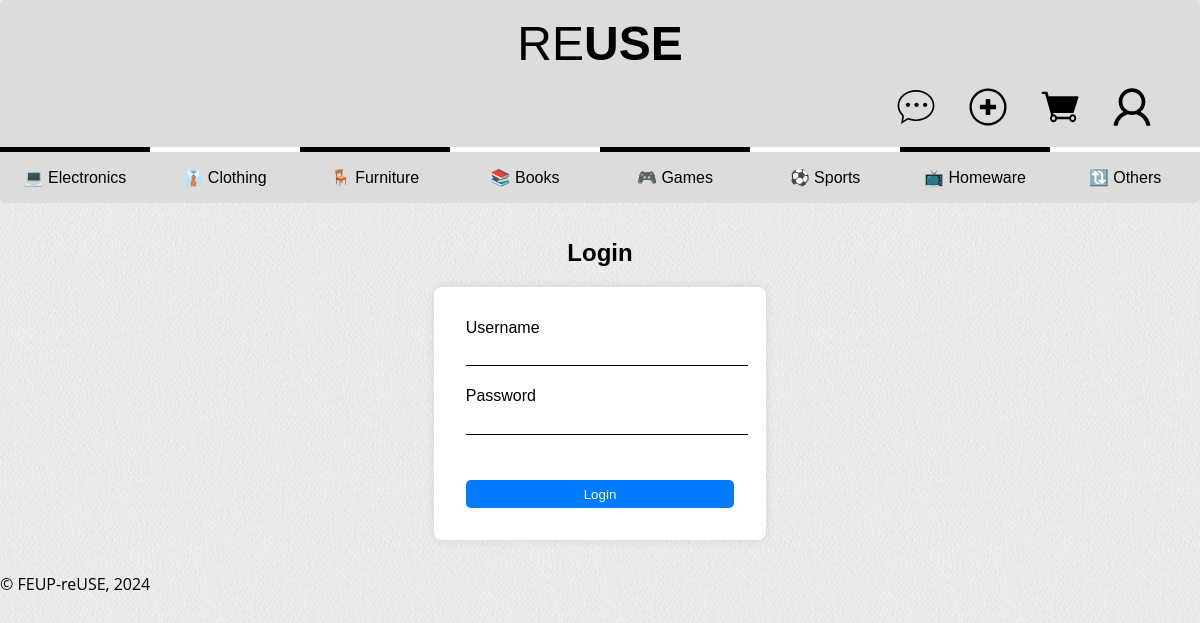
Screenshot of /pages/login.php (signed in) with the database file from the repository.
### tables this page shows
CREATE TABLE Categories (
    idCategory INTEGER PRIMARY KEY,
    categoryName TEXT UNIQUE NOT NULL
);

### utils/session.php (called while the page is built, shortened)
<?php
  class Session {
    public function isLoggedIn() : bool {
      return isset($_SESSION['id']);
    }
  }
?>

### database/category.class.php (called while the page is built, shortened)
<?php
class Category {
    public function __construct(int $idCategory, string $categoryName) {
        $this->categoryName = $categoryName;
    }
    static function getCategories(PDO $db): array {
        try {
            $stmt = $db->prepare('SELECT * FROM Categories');
            $stmt->execute();
            $categories = array();
            while ($category = $stmt->fetch()) {
                $categories[] = new Category(
                    $category['idCategory'],
                    $category['categoryName']
                );
            }
            return $categories;
        } catch (PDOException $e) {
            echo "Error fetching categories: " . $e->getMessage();
            return array();
        }
    }
}
?>

### templates/common.tpl.php (the view, shortened to what this page needs)
<?php function drawHeader($session) { ?>
  <!DOCTYPE html>
  <html lang="en">
    <head>
      <link rel="stylesheet" href="../css/style.css">
      <link rel="stylesheet" href="../css/layout.css">
      <link rel="stylesheet" href="../css/responsive.css">
    </head>
    <body>
      <header>
        <h1>
            <a href="../pages/index.php">RE<strong>USE</strong></a>
        </h1>
        <?php
          if ($session->isLoggedIn()) {
        ?>
            <div id="user-icons">
              <a href="../pages/messages.php"><img src="../docs/images/icon_chat.svg" alt="Messages"></a>
              <a href="../pages/add_publication.php"><img src="../docs/images/icon_add.svg" alt="Add Publication"></a>
              <a href="#"><img src="../docs/images/icon_cart.svg" alt="Cart"></a>
              <a href="../pages/user-profile.php?idUser=<?=$_SESSION['id']?>"><img src="../docs/images/icon_profile.svg" alt="Profile"></a>
            </div>
        <?php
          }
        ?>
      </header>
<?php } ?>
<?php function drawCategories($categories) { ?>
    <nav id="menu">
        <ul>
            <?php foreach ($categories as $category) { ?>
                <li><a href="../pages/index.php"><?= $category->categoryName ?></a></li>
            <?php } ?>
        </ul>
    </nav>
<?php } ?>

### css/style.css (style rules this page uses)
:root { --lightgrey: #dcdcdc; --lightergrey: #eaeaea; --grey: #606060; --blue: #007bff; --darkblue: #0056b3; --black: #000000; --white: #ffffff; --red: #d11b2e; --green: #26bf4a; }
a { text-decoration: none; color: var(--black); transition: 0.3s ease; }
body > header { background-color: var(--lightgrey); border-radius: 5px 5px 0 0; }
body > header h1 { font-size: 3em; font-weight: 100; color: var(--black); margin: 0; }
body > header strong { font-weight: 900; }
body > header h1 a { text-decoration: none; color: var(--black); }
#user-icons { margin-top: 1em; }
#user-icons img { width: 40px; height: 40px; margin-right: 2em; }
#menu { background-color: var(--lightgrey); border-radius: 0 0 5px 5px; }
#menu ul { margin: 0; padding: 0; }
#menu li { list-style-type: none; text-align: center; padding: 1em 0; }
#menu a { padding: 1em; }
#menu li:nth-child(odd) { border-top: 5px solid var(--black); }
#menu li:nth-child(even) { border-top: 5px solid var(--white); }
body { font-family: "Poppins", sans-serif; }

### css/layout.css (style rules this page uses)
body { margin: 0 auto; background-image: url("../docs/images/website_background.png"); width: 80em; display: grid; grid-template-columns: 1fr 4fr; grid-template-rows: auto; grid-template-areas: "header header" "menu menu" "signup signup" "details details" "aside items" "footer footer"; }
body > header { grid-area: header; }
#menu { grid-area: menu; }
body > header { display: flex; flex-direction: column; padding: 1em; }
body > header h1 { display: flex; justify-content: center; }
#signup, #user-icons { display: flex; justify-content: flex-end; flex-wrap: wrap; }
#menu ul { display: flex; flex-direction: row; flex-wrap: wrap; }
#menu li { display: block; flex: 1; }

### css/responsive.css (style rules this page uses)
@media (max-width: 80em) { body { width: 100%; } }

### rows the page displays
categories: categoryName "💻 Electronics"
categories: categoryName "👔 Clothing"
categories: categoryName "🪑 Furniture"
categories: categoryName "📚 Books"
categories: categoryName "🎮 Games"
categories: categoryName "⚽ Sports"
categories: categoryName "📺 Homeware"
categories: categoryName "🔃 Others"
